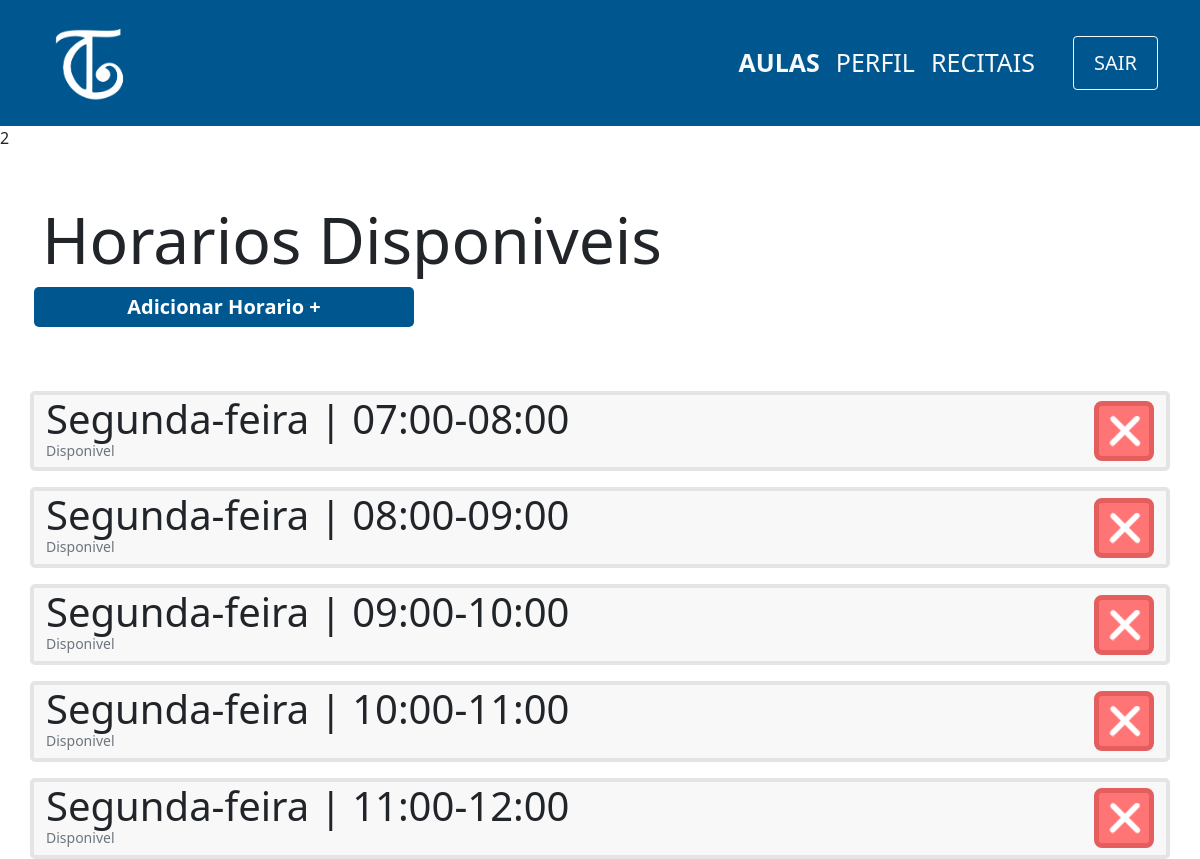
Page /view/professor/indexHorario.php (signed in) on the committed database.
### tables this page shows
CREATE TABLE horario(
                id INTEGER PRIMARY KEY,
                dia smallint not null,
                periodo varchar(15)   
            );

### view/professor/indexHorario.php (the view, shortened to what this page needs)
<?php
    include '../../layouts/navbar.php';
    include '../../controller/professor/indexHorario.php';
?>
<div class="container">
    <div class="row mt-5">
        <h1 class="mt-1 display-3">Horarios Disponiveis</h1>
        <span class="btn-principal col-md-4 col-sm-12 mx-1 text-center mb-5">
            <a href="cadastroHorario.php">Adicionar Horario +</a>
        </span>
        <?php
            foreach($horarios as $horario){
                echo '
                <div class="col-12 card d-flex flex-row justify-content-between mt-3">
                    <div class="d-flex flex-column">
                        <p class="m-0 display-6">';
                        if ($horario['dia']==0){
                            echo'Segunda-feira ';
                        }else if ($horario['dia']==1){
                            echo'Terça-feira ';
                        }else if ($horario['dia']==2){
                            echo'Quarta-feira ';
                        }else if ($horario['dia']==3){
                            echo'Quinta-feira ';
                        }else if ($horario['dia']==4){
                            echo'Sexta-feira ';
                        }else if ($horario['dia']==5){
                            echo 'Sábado';
                        }
                        echo '| '.$horario['periodo'].'</p>
                        <p class="m-0 text-muted display-3 mb-2" style="font-size:14px">Disponivel</p>
                    </div>
                    <div class="d-flex align-items-center" id="'.$horario['id'].'">
                        <button class="btn-remover">
                            <img src="../../images/delete-icon.png" width=40px>
                        </button>
                    </div>
                </div>
                ';
            }?>
    </div>
</div>

### css/style.css (style rules this page uses)
a { text-decoration: none; color:white; }
.btn-principal { background-color: #005790; color:white; padding: 5px 25px; font-weight: 600; font-size:20px; border:none; border-radius:5px; cursor: pointer; text-decoration: none; }
.card { background-color:#F8F8F8; border: 4px solid #E4E4E4; border-radius: 5px; }
.btn-remover { background-color:#FF7575; border: 5px solid #E55E5E; color:white; border-radius:8px; width:60px; height:60px; cursor: pointer; }

### rows in the picture
horario: dia "Segunda-feira", periodo "07:00-08:00"
horario: dia "Segunda-feira", periodo "08:00-09:00"
horario: dia "Segunda-feira", periodo "09:00-10:00"
horario: dia "Segunda-feira", periodo "10:00-11:00"
horario: dia "Segunda-feira", periodo "11:00-12:00"

### other values in the picture
$id_professor "2"
